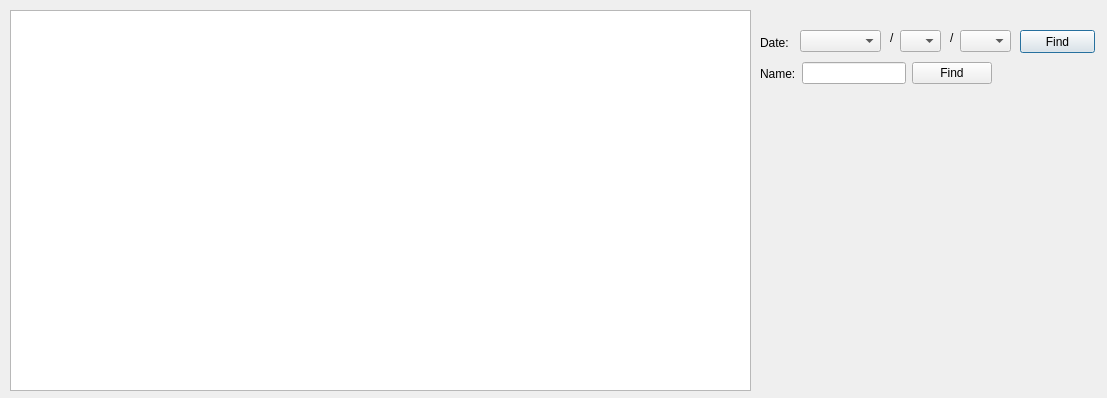
<?xml version="1.0" encoding="UTF-8"?>
<ui version="4.0">
 <class>Dialog</class>
 <widget class="QDialog" name="Dialog">
  <property name="geometry">
   <rect>
    <x>0</x>
    <y>0</y>
    <width>1107</width>
    <height>398</height>
   </rect>
  </property>
  <property name="windowTitle">
   <string>Dialog</string>
  </property>
  <widget class="QTextEdit" name="textEdit">
   <property name="geometry">
    <rect>
     <x>10</x>
     <y>10</y>
     <width>741</width>
     <height>381</height>
    </rect>
   </property>
  </widget>
  <widget class="QComboBox" name="comboBox">
   <property name="geometry">
    <rect>
     <x>800</x>
     <y>30</y>
     <width>81</width>
     <height>22</height>
    </rect>
   </property>
  </widget>
  <widget class="QComboBox" name="comboBox_2">
   <property name="geometry">
    <rect>
     <x>900</x>
     <y>30</y>
     <width>41</width>
     <height>22</height>
    </rect>
   </property>
  </widget>
  <widget class="QComboBox" name="comboBox_3">
   <property name="geometry">
    <rect>
     <x>960</x>
     <y>30</y>
     <width>51</width>
     <height>22</height>
    </rect>
   </property>
  </widget>
  <widget class="QLabel" name="label">
   <property name="geometry">
    <rect>
     <x>890</x>
     <y>30</y>
     <width>16</width>
     <height>16</height>
    </rect>
   </property>
   <property name="text">
    <string>/</string>
   </property>
  </widget>
  <widget class="QLabel" name="label_2">
   <property name="geometry">
    <rect>
     <x>950</x>
     <y>30</y>
     <width>16</width>
     <height>16</height>
    </rect>
   </property>
   <property name="text">
    <string>/</string>
   </property>
  </widget>
  <widget class="QPushButton" name="pushButton">
   <property name="geometry">
    <rect>
     <x>1020</x>
     <y>30</y>
     <width>75</width>
     <height>23</height>
    </rect>
   </property>
   <property name="text">
    <string>Find</string>
   </property>
  </widget>
  <widget class="QLabel" name="label_4">
   <property name="geometry">
    <rect>
     <x>760</x>
     <y>30</y>
     <width>31</width>
     <height>25</height>
    </rect>
   </property>
   <property name="text">
    <string>Date:</string>
   </property>
  </widget>
  <widget class="QLabel" name="label_5">
   <property name="geometry">
    <rect>
     <x>790</x>
     <y>100</y>
     <width>301</width>
     <height>271</height>
    </rect>
   </property>
   <property name="text">
    <string/>
   </property>
   <property name="pixmap">
    <pixmap>../../../../../Program Files (x86)/BrandanApplications/Kumon Classwork Recording/Kumon.png</pixmap>
   </property>
  </widget>
  <widget class="QWidget" name="layoutWidget">
   <property name="geometry">
    <rect>
     <x>760</x>
     <y>60</y>
     <width>232</width>
     <height>27</height>
    </rect>
   </property>
   <layout class="QHBoxLayout" name="horizontalLayout">
    <item>
     <widget class="QLabel" name="label_3">
      <property name="text">
       <string>Name:</string>
      </property>
     </widget>
    </item>
    <item>
     <widget class="QLineEdit" name="lineEdit"/>
    </item>
    <item>
     <widget class="QPushButton" name="pushButton_2">
      <property name="text">
       <string>Find</string>
      </property>
     </widget>
    </item>
   </layout>
  </widget>
 </widget>
 <resources/>
 <connections/>
</ui>
